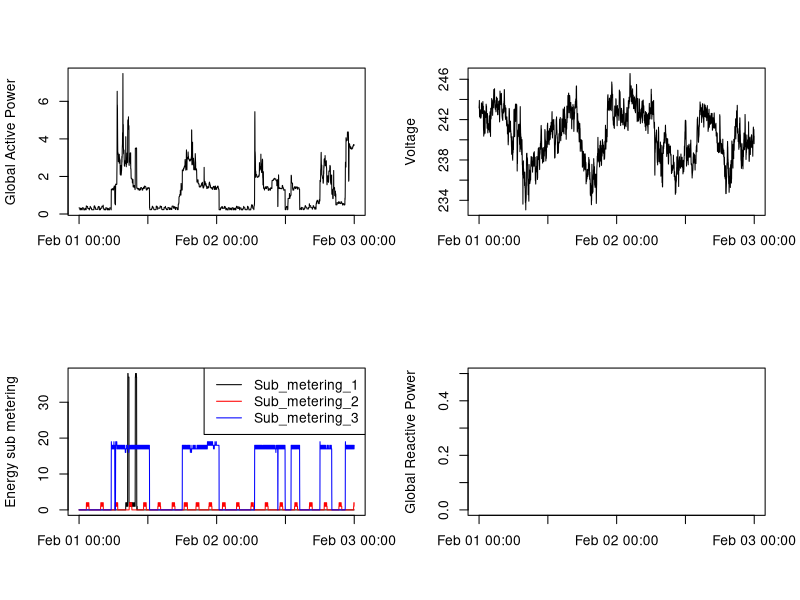

This chart was generated by the following R code:
library(lubridate)
library(dplyr)

PowerConsumption = read.csv('./Data/PowerConsumption.csv', stringsAsFactors = F)
PowerConsumption = mutate(PowerConsumption, DateTime = ymd_hms(DateTime))

# Plot 4
png('plot4.png', 480, 480)
par(mfrow = c(2,2))
plot(PowerConsumption$DateTime, PowerConsumption$Global_active_power,
     type = 'l', xlab = '', ylab = 'Global Active Power')
plot(PowerConsumption$DateTime, PowerConsumption$Voltage,
     type = 'l', xlab = '', ylab = 'Voltage')
with(PowerConsumption, c(plot(DateTime, Sub_metering_1, ylab = 'Energy sub metering', xlab = '', type = 'l'),
                         lines(DateTime, Sub_metering_2, col = 'red'),
                         lines(DateTime, Sub_metering_3, col = 'blue'),
                         legend('topright', col = c('black', 'red', 'blue'),
                                legend = c('Sub_metering_1','Sub_metering_2','Sub_metering_3' ),
                                lty = 'solid')))
plot(PowerConsumption$DateTime, PowerConsumption$Global_reactive_power,
     type = 'l', xlab = '', ylab = 'Global Reactive Power', lwd = 0.001)
dev.off()